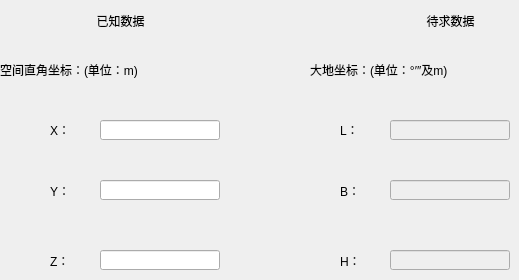
    <widget class="QWidget" name="page_5">
     <widget class="QLabel" name="label_27">
      <property name="geometry">
       <rect>
        <x>0</x>
        <y>60</y>
        <width>151</width>
        <height>20</height>
       </rect>
      </property>
      <property name="text">
       <string>空间直角坐标：(单位：m)</string>
      </property>
     </widget>
     <widget class="QLabel" name="label_28">
      <property name="geometry">
       <rect>
        <x>420</x>
        <y>10</y>
        <width>61</width>
        <height>21</height>
       </rect>
      </property>
      <property name="text">
       <string>待求数据</string>
      </property>
      <property name="alignment">
       <set>Qt::AlignCenter</set>
      </property>
     </widget>
     <widget class="QLabel" name="label_29">
      <property name="geometry">
       <rect>
        <x>340</x>
        <y>120</y>
        <width>41</width>
        <height>20</height>
       </rect>
      </property>
      <property name="text">
       <string>L：</string>
      </property>
     </widget>
     <widget class="QLabel" name="label_30">
      <property name="geometry">
       <rect>
        <x>340</x>
        <y>250</y>
        <width>31</width>
        <height>21</height>
       </rect>
      </property>
      <property name="text">
       <string>H：</string>
      </property>
     </widget>
     <widget class="QLineEdit" name="z2LEdit">
      <property name="geometry">
       <rect>
        <x>100</x>
        <y>250</y>
        <width>120</width>
        <height>20</height>
       </rect>
      </property>
     </widget>
     <widget class="QLineEdit" name="l2LEdit">
      <property name="enabled">
       <bool>false</bool>
      </property>
      <property name="geometry">
       <rect>
        <x>390</x>
        <y>120</y>
        <width>120</width>
        <height>20</height>
       </rect>
      </property>
     </widget>
     <widget class="QLabel" name="label_31">
      <property name="geometry">
       <rect>
        <x>50</x>
        <y>250</y>
        <width>31</width>
        <height>21</height>
       </rect>
      </property>
      <property name="text">
       <string>Z：</string>
      </property>
     </widget>
     <widget class="QLabel" name="label_32">
      <property name="geometry">
       <rect>
        <x>310</x>
        <y>60</y>
        <width>181</width>
        <height>20</height>
       </rect>
      </property>
      <property name="text">
       <string>大地坐标：(单位：°′″及m)</string>
      </property>
     </widget>
     <widget class="QLabel" name="label_33">
      <property name="geometry">
       <rect>
        <x>340</x>
        <y>180</y>
        <width>31</width>
        <height>21</height>
       </rect>
      </property>
      <property name="text">
       <string>B：</string>
      </property>
     </widget>
     <widget class="QLineEdit" name="h2LEdit">
      <property name="enabled">
       <bool>false</bool>
      </property>
      <property name="geometry">
       <rect>
        <x>390</x>
        <y>250</y>
        <width>120</width>
        <height>20</height>
       </rect>
      </property>
     </widget>
     <widget class="QLabel" name="label_34">
      <property name="geometry">
       <rect>
        <x>50</x>
        <y>180</y>
        <width>31</width>
        <height>21</height>
       </rect>
      </property>
      <property name="text">
       <string>Y：</string>
      </property>
     </widget>
     <widget class="QLineEdit" name="x2LEdit">
      <property name="geometry">
       <rect>
        <x>100</x>
        <y>120</y>
        <width>120</width>
        <height>20</height>
       </rect>
      </property>
      <property name="text">
       <string/>
      </property>
     </widget>
     <widget class="QLineEdit" name="y2LEdit">
      <property name="geometry">
       <rect>
        <x>100</x>
        <y>180</y>
        <width>120</width>
        <height>20</height>
       </rect>
      </property>
      <property name="inputMask">
       <string/>
      </property>
      <property name="text">
       <string/>
      </property>
     </widget>
     <widget class="QLineEdit" name="b2LEdit">
      <property name="enabled">
       <bool>false</bool>
      </property>
      <property name="geometry">
       <rect>
        <x>390</x>
        <y>180</y>
        <width>120</width>
        <height>20</height>
       </rect>
      </property>
     </widget>
     <widget class="QLabel" name="label_35">
      <property name="geometry">
       <rect>
        <x>50</x>
        <y>120</y>
        <width>41</width>
        <height>20</height>
       </rect>
      </property>
      <property name="text">
       <string>X：</string>
      </property>
     </widget>
     <widget class="QLabel" name="label_36">
      <property name="geometry">
       <rect>
        <x>90</x>
        <y>10</y>
        <width>61</width>
        <height>21</height>
       </rect>
      </property>
      <property name="text">
       <string>已知数据</string>
      </property>
      <property name="alignment">
       <set>Qt::AlignCenter</set>
      </property>
     </widget>
    </widget>
